Frame 1 (no input): blank canvas, image omitted
Frame 60 (the mouse pressed at the canvas centre just before this capture): blank canvas, image omitted
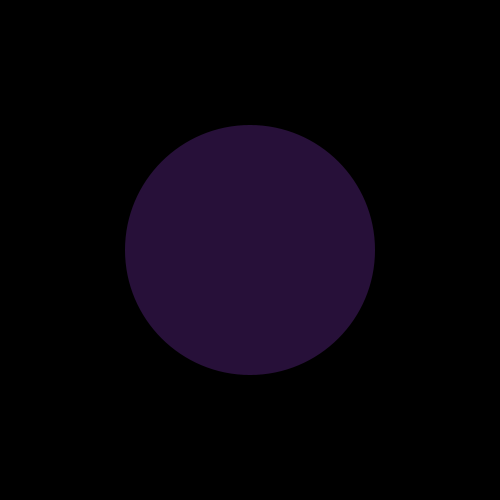
Frame 120 (the mouse held since frame 60 and released just before this capture)

The Processing sketch whose frames 1 and 60 were blank and that drew this single picture after the mouse press (run headless with seeded random() and noise(); from frame 60 on, the mouse is pressed at the canvas centre):

// Processing sketch: processing_93881
// ── processing_93881.pde

float r;
float g;
float b;
float a;

//float w;
//float h;

void setup() {
  size(500,500);
  background(0);
  smooth();
}

//random ellipses will be created whenever the mouse is pressed and dragged around
void draw() {
  if(mousePressed == true) {
    //stop creating new ellipses if mouse is idle
    if(mouseX != pmouseX || mouseY != pmouseY) {
      // Fill all variables with random values
      r = random(255);
      g = random(255);
      b = random(255);
      a = random(255);
      //w = random(20);
      //h = random(20);
  
      // Use values to draw an ellipse
      noStroke();
      fill(r,g,b,a);
      ellipseMode(CENTER);
      //faster mouse movement create bigger ellipse, especially in diagonal direction
      ellipse(mouseX,mouseY,abs(pmouseX-mouseX),abs(pmouseY-mouseY));
    }
  }
}
